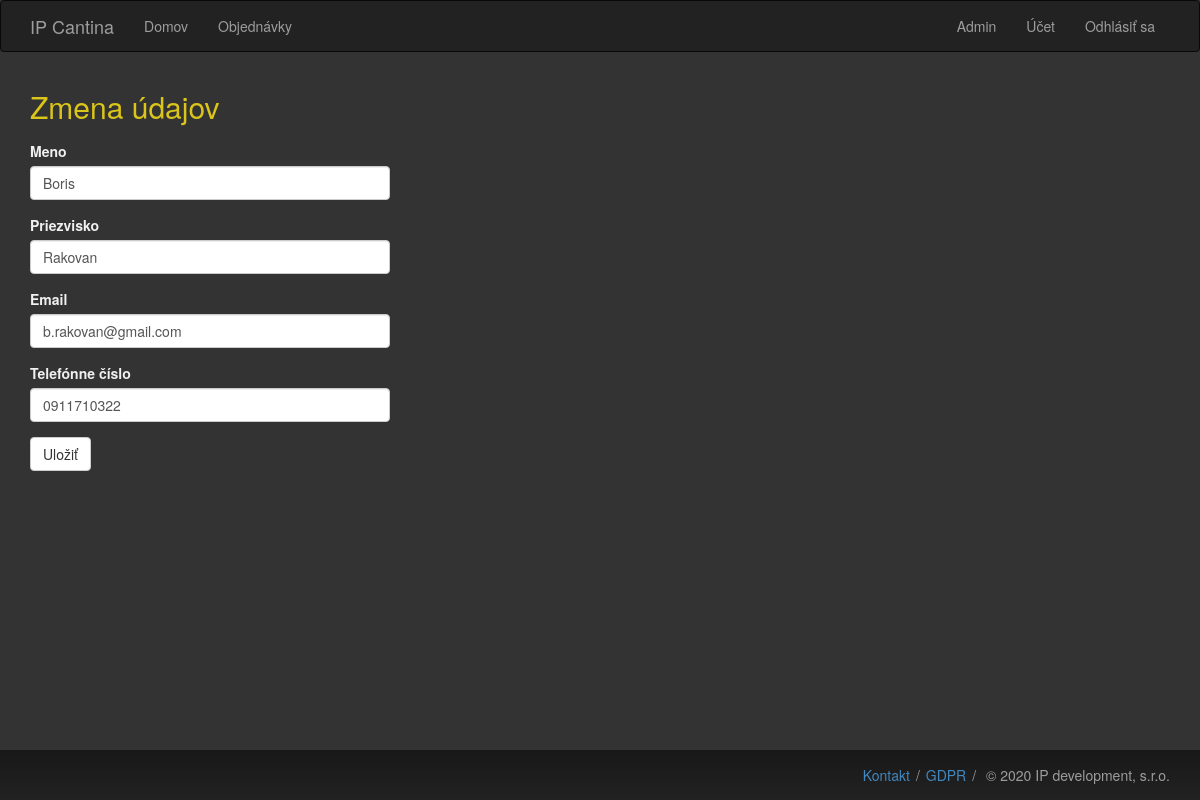
Screenshot of /edit_profile (signed in) with the database file from the repository.
### app/models.py (models this page shows, shortened)
class User(db.Model, UserMixin):
    id = db.Column(db.Integer, primary_key=True)
    first_name = db.Column(db.String(64))
    surname = db.Column(db.String(64))
    email = db.Column(db.String(120), index=True, unique=True)
    company_id = db.Column(db.Integer, db.ForeignKey('company.id'))
    password_hash = db.Column(db.String(128))
    phone = db.Column(db.String(16))
    orders = db.relationship('Order', backref='customer', lazy='dynamic', cascade="all,delete")
    urole = db.Column(db.String(32))
    def get_urole(self):
        return self.urole
    def is_admin(self):
        return self.urole == UserRole.ADMIN

### app/routes.py (the view)
@app.route("/edit_profile", methods=['GET', 'POST'])
@login_required()
def edit_profile():
    form = EditProfileForm(current_user.email)
    if form.validate_on_submit():
        current_user.first_name = form.first_name.data
        current_user.surname = form.surname.data
        current_user.email = form.email.data
        current_user.phone = form.phone.data.replace(' ', '')
        db.session.commit()
        flash('Vaše zmeny boli úspešne uložené.', category='info')
        return redirect(url_for('account'))
    elif request.method == 'GET':
        form.first_name.data = current_user.first_name
        form.surname.data = current_user.surname
        form.email.data = current_user.email
        form.phone.data = current_user.phone
    return render_template('edit_profile.html', title='Zmena údajov', form=form)

### app/forms.py (shortened to what this page needs)
class EditProfileForm(AccountForm):
    company = None
    submit = SubmitField('Uložiť')
    def __init__(self, original_email, *args, **kwargs):
        super(EditProfileForm, self).__init__(*args, **kwargs)
        self.original_email = original_email

### app/models.py (called while the page is built)
@login_manager.user_loader
def load_user(id):
    return User.query.get(int(id))

### app/routes.py (called while the page is built)
def login_required(role=UserRole.BASIC):
    def login_wrapper(fn):
        @wraps(fn)
        def decorated_view(*args, **kwargs):
            if not current_user.is_authenticated:
               return login_manager.unauthorized()
            urole = current_user.get_urole()
            if urole != role and role != UserRole.BASIC:
                return login_manager.unauthorized()
            return fn(*args, **kwargs)
        return decorated_view
    return login_wrapper

### app/templates/edit_profile.html
{% extends 'base.html' %}
{% import 'bootstrap/wtf.html' as wtf %}
{% block app_content %}
    <h1>Zmena údajov</h1>
    <div class="row">
        <div class="col-md-4">
            {{ wtf.quick_form(form) }}
        </div>
    </div>
{% endblock %}

### app/static/style.css (style rules this page uses)
html, body { height: 100%; }
h1 { font-size: 30px; margin: 18px 0 18px; }

### app/static/dark_style.css (style rules this page uses)
body { background-color: #333333; color: #F0F0F0; }
h1 { color: #DBC51A; }

### rows the page displays
User: first_name "Boris", surname "Rakovan", email "b.rakovan@gmail.com", phone "0911710322"
